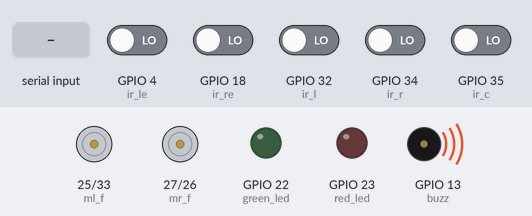
A sketch run on a simulated ESP32. Shown: motor-driver pin pairs drawn as motors (green arrow = first pin HIGH = forward, orange = second pin HIGH = backward, longer = more drive), output pins drawn as LEDs (lit = HIGH), buzzer (waves = sounding, pin HIGH). The inputs (shaded band) are chosen by the test bench; at power-on: GPIO 4 (ir_le), GPIO 18 (ir_re), GPIO 32 (ir_l), GPIO 34 (ir_r), GPIO 35 (ir_c) LOW. Nothing arrives over Bluetooth unless stated; what the sketch prints to the serial monitor is not drawn.

Above: at 1.2 s.
1.3 s: "S\n" received over the second serial link
At 2.1 s:
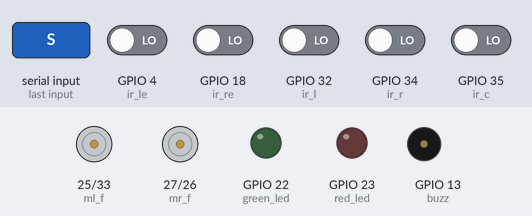
3.8 s: GPIO 4 (ir_le) driven HIGH
At 6.5 s:
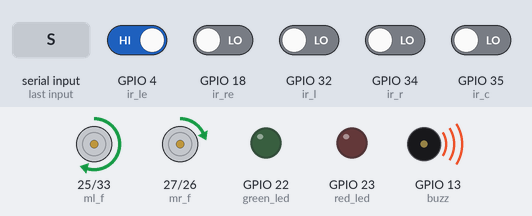
6.8 s: GPIO 18 (ir_re) driven HIGH
8.3 s: GPIO 4 (ir_le) driven LOW
At 9.3 s:
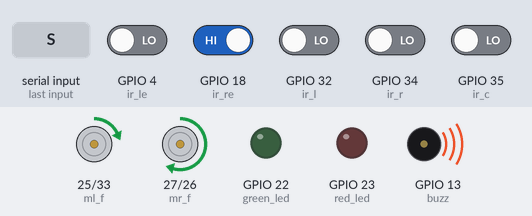
9.8 s: GPIO 34 (ir_r) driven HIGH
At 10.0 s:
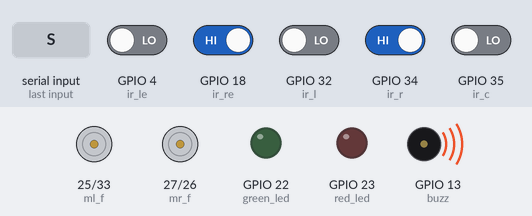
12.8 s: GPIO 32 (ir_l) driven HIGH
Timing chart, 0 to 15.8 s (numbered marks = the images above; inputs shaded):
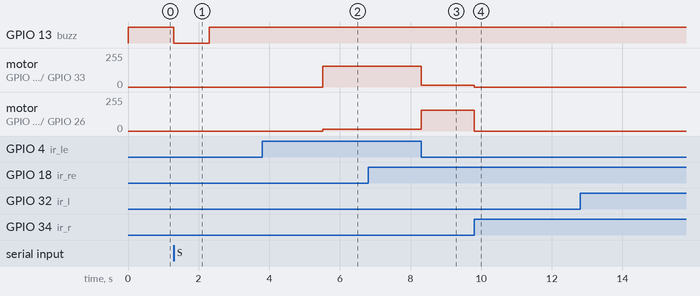

The sketch:

GG_3618_Task_6.ino
```cpp
/*
 * Team Id: GG_3618
 * Author List:
 * Filename: task-6_1.ino
 * Theme: Geoguide
 * Functions: forward(), left(),right(), mid_left(), mid_right(), take_left, take_right(), stop(), nodes(), buzzer()
 */

#include<BluetoothSerial.h>

BluetoothSerial SerialBT;
const char *pin = "0769";
bool connect;
int value;
String paths[5]= {} ;
String inData;
char next_action;

int node = 0;


int mr_f=27;
int mr_b=26;
int ml_f=25;
int ml_b=33;
int ir_l=32;
int ir_r=34;
int ir_c=35;
int ir_le=4;
int ir_re=18;
int buzz=13;
int red_led=23;
int green_led=22;

int c;
int l;
int r;
int re;
int le;

int received_path=0;
char action;

void forward(){

  analogWrite(ml_f,150);
  analogWrite(ml_b,0);
  analogWrite(mr_f,150);
  analogWrite(mr_b,0);
  Serial.println("Forward");
}

char left(){
  analogWrite(mr_f,155);
  analogWrite(ml_b,0);
  analogWrite(ml_f,15);
  analogWrite(mr_b,0);
  return 'L';
}

char right(){
  analogWrite(mr_f,15);
  analogWrite(ml_b,0);
  analogWrite(ml_f,155);
  analogWrite(mr_b,0);
  return 'R';
}

char mid_left(){
  analogWrite(mr_f,150);
  analogWrite(ml_b,0);
  analogWrite(ml_f,20);
  analogWrite(mr_b,0);
  return 'Z';
}

char mid_right(){
  analogWrite(mr_f,20);
  analogWrite(ml_b,0);
  analogWrite(ml_f,150);
  analogWrite(mr_b,0);
  return 'C';
}

void take_right(){
   forward();delay(150);
  analogWrite(mr_f,0);
  analogWrite(ml_b,0);
  analogWrite(ml_f,170);
  analogWrite(mr_b,40);
  delay(270);
  while(1){
    Serial.print("takeright");
  c=digitalRead(ir_c);
  l=digitalRead(ir_l);
  r=digitalRead(ir_r);
   le=digitalRead(ir_le);
  re=digitalRead(ir_re);
  analogWrite(mr_f,0);
  analogWrite(ml_b,0);
  analogWrite(ml_f,150);
  analogWrite(mr_b,40);
  //Serial.print("Righttt\n");
  if (c==1 && r==0 && l==0 && le==0 && re==0){
    Serial.println("Turn finished");
    break;}
}}
void take_left(){
    forward();delay(150);
  analogWrite(mr_f,170);
  analogWrite(ml_b,45);
  analogWrite(ml_f,0);
  analogWrite(mr_b,0);
  delay(250);
  while(1){
    Serial.print("takeleft");
  c=digitalRead(ir_c);
  l=digitalRead(ir_l);
  r=digitalRead(ir_r);
  le=digitalRead(ir_le);
  re=digitalRead(ir_re);
  analogWrite(mr_f,160);
  analogWrite(ml_b,40);
  analogWrite(ml_f,0);
  analogWrite(mr_b,0);
  //Serial.print("leftttt\n");
  if (c==1 && r==0 && l==0 && le==0 && re==0){
    Serial.println("Turn finished");
    break;}
}  }
void stop()
{
  analogWrite(mr_f,0);
  analogWrite(ml_b,0);
  analogWrite(ml_f,0);
  analogWrite(mr_b,0);
  Serial.print("STOP\n");
}
void nodes(){
  stop();delay(200);
  l=digitalRead(ir_l);
  Serial.print(inData[node]);
  Serial.print("\n");
  if(inData[node]=='$'){
    node+=1;}
  if(inData[node]=='F'){
    forward();delay(300);}

  if(inData[node]=='T')
  {
    while(1)
    {
      c=digitalRead(ir_c);
      l=digitalRead(ir_l);
      r=digitalRead(ir_r);
      re=digitalRead(ir_re);
      le=digitalRead(ir_le);
      action = left();
      Serial.println("LeftExtreme");
      if (r==1 || le == 1)
      {
        break;
      }
    }
  }
  else if(inData[node]=='L'){take_left();}
  else if(inData[node]=='R'){take_right();}
  node =node+1;
}
void buzzer(){
  digitalWrite(buzz,LOW);
  delay(1000);
  digitalWrite(buzz,HIGH);
  }

void setup() {
  // put your setup code here, to run once:
  Serial.begin(115200);
  SerialBT.begin("GG_3618");
  SerialBT.setPin(pin);
  pinMode(mr_f,OUTPUT);
  pinMode(mr_b,OUTPUT);
  pinMode(ml_f,OUTPUT);
  pinMode(ml_b,OUTPUT);
  pinMode(ir_l,INPUT);
  pinMode(ir_r,INPUT);
  pinMode(ir_le,INPUT);
  pinMode(ir_re,INPUT);
  pinMode(ir_c,INPUT);
  pinMode(buzz,OUTPUT);
  digitalWrite(buzz,HIGH);
  //digitalWrite(buzz,LOW);
  pinMode(red_led,OUTPUT);
  pinMode(green_led,OUTPUT);
  digitalWrite(red_led,HIGH);
  digitalWrite(buzz,HIGH);
  digitalWrite(red_led,LOW);

  analogWrite(mr_f,0);
  analogWrite(ml_b,0);
  analogWrite(ml_f,0);
  analogWrite(mr_b,0);
}


void loop() {
  // put your main code here, to run repeatedly:
    while(SerialBT.available()>0){
    char recieved = SerialBT.read();
    next_action=recieved;
    if (next_action== 'S'){
      recieved='Z';
      stop();
      digitalWrite(buzz,LOW);
      delay(1000);
      digitalWrite(buzz,HIGH);
      nodes();
    }
    else if (next_action == 'Q')
    {
      recieved = 'X';
      stop();
      digitalWrite(buzz,LOW);
      delay(5000);
      digitalWrite(buzz,HIGH);
      delay(30000);
    }
    if (received_path==0){
    inData += recieved;
    delay(10);}
    if (recieved == '\n')
    {
      received_path=1;
      delay(3000);
    }
    }
  c=digitalRead(ir_c);
  l=digitalRead(ir_l);
  r=digitalRead(ir_r);
  re=digitalRead(ir_re);
  le=digitalRead(ir_le);

  if (received_path == 1){
  if((r==1 && re==1)||(l==1 && le==1)){
      nodes();
  }
  if (l == 1)
  // { while( r == 0 || le == 0)
   {while(1)
    {
      c=digitalRead(ir_c);
      l=digitalRead(ir_l);
      r=digitalRead(ir_r);
      re=digitalRead(ir_re);
      le=digitalRead(ir_le);
      action = mid_left();
      Serial.println("Left");
      if (r==1 || le == 1)
      {
        break;
      }
    }
  }
  if (r == 1)
  { //while( l == 0 || re == 0)
    while(1)
    {
      c=digitalRead(ir_c);
      l=digitalRead(ir_l);
      r=digitalRead(ir_r);
      re=digitalRead(ir_re);
      le=digitalRead(ir_le);
      action = mid_right();
      Serial.println("Right");
      if (l==1 || re == 1)
      {
        break;
      }
    }
  }
  if (re == 1)
  // { while( r == 0 || le == 0)
  {while(1)
    {
      c=digitalRead(ir_c);
      l=digitalRead(ir_l);
      r=digitalRead(ir_r);
      re=digitalRead(ir_re);
      le=digitalRead(ir_le);
      action = left();
      Serial.println("leftExtreme");
      if (r==1 || le == 1)
      {
        break;
      }
    }
  }
  if (le == 1)
  // { while( re == 0 || l == 0)
  {while(1)
    {
      c=digitalRead(ir_c);
      l=digitalRead(ir_l);
      r=digitalRead(ir_r);
      re=digitalRead(ir_re);
      le=digitalRead(ir_le);
      action = right();
      Serial.println("righttExtreme");
      if (l==1 || re == 1)
      {
        break;
      }
    }
  }
  if ((r== 0 && l ==0 && c ==1)||(re == 1 && le == 1))
  {
    forward();
  }

  }
}
```

Measured:
- after the input at 1.3 s, GPIO 13 (buzz): HIGH → LOW at once, → HIGH 1.0 s later
- after the input at 3.8 s, motor on GPIO 25 (ml_f) / GPIO 33 (ml_b): stopped → forward 155/255 after 1.7 s; motor on GPIO 27 (mr_f) / GPIO 26 (mr_b): stopped → forward 15/255 after 1.7 s
- after the input at 8.3 s, motor on GPIO 25 (ml_f) / GPIO 33 (ml_b): forward 155/255 → forward 15/255 at once; motor on GPIO 27 (mr_f) / GPIO 26 (mr_b): forward 15/255 → forward 155/255 at once
- after the input at 9.8 s, motor on GPIO 25 (ml_f) / GPIO 33 (ml_b): forward 15/255 → stopped at once; motor on GPIO 27 (mr_f) / GPIO 26 (mr_b): forward 155/255 → stopped at once
